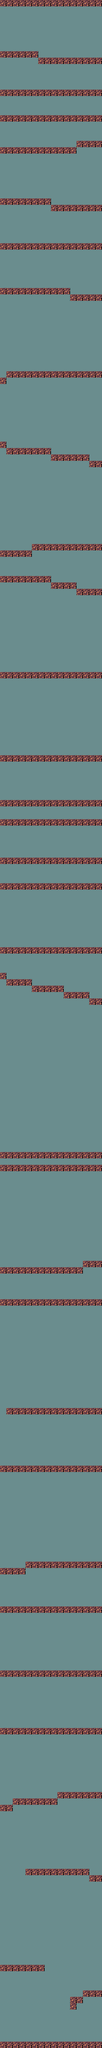

Rendered tile map (Tiled .tmx) drawn with the repository's tilesets; below, a short description and the map source with its tile grids summarised:
An orthogonal 16x320 tile map with 32x32 px tiles, 1 tile layer (Tile Layer 1), 2 tilesets.

<map version="1.4" tiledversion="1.4.3" orientation="orthogonal" renderorder="right-down" width="16" height="320" tilewidth="32" tileheight="32" infinite="0" nextlayerid="2" nextobjectid="1">
 <tileset firstgid="1" source="terrain_atlas.tsx" />
 <tileset firstgid="1025" source="[32x32] Rocky Slabs.tsx" />
 <layer id="1" name="Tile Layer 1" width="16" height="320">
  <data>[5120 cells, 5120 non-empty, 2 distinct tile ids]</data>
 </layer>
</map>
